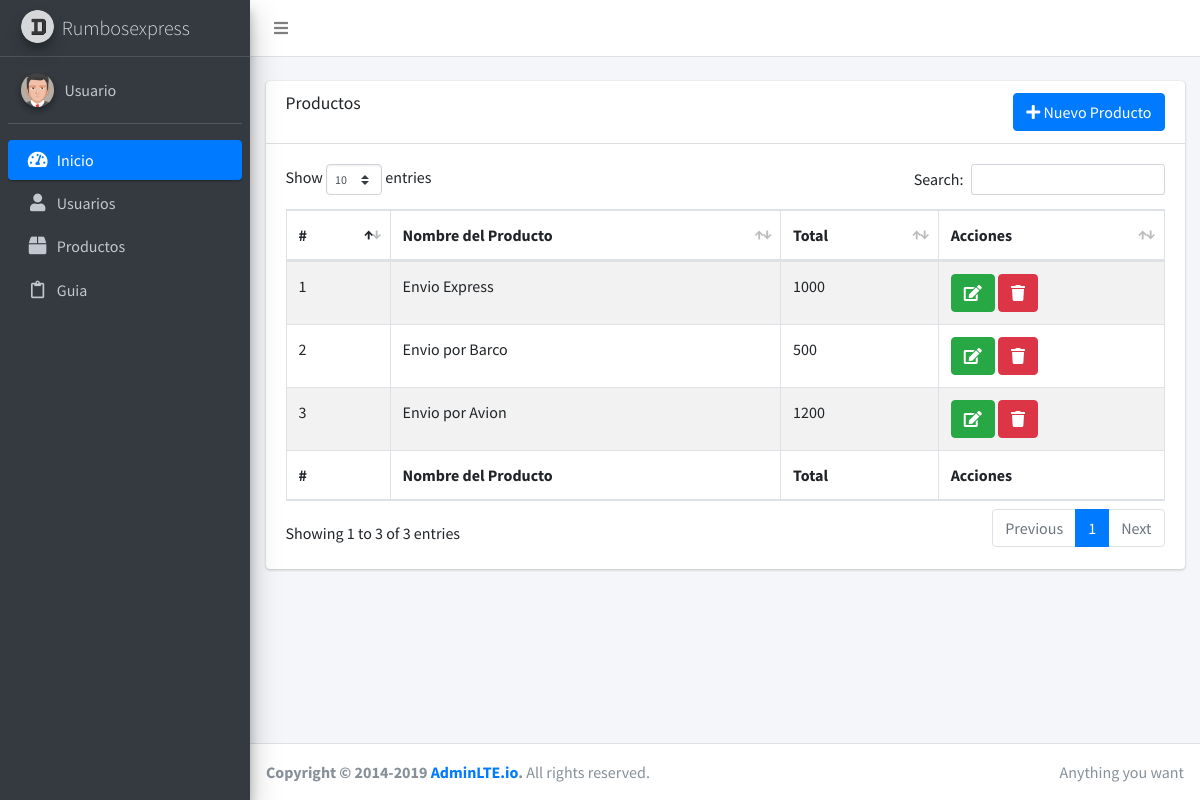
Page /productos/productos.php on the committed database.
### tables this page shows
CREATE TABLE `productos` (
  `id_productos` int(11) NOT NULL,
  `nombre_producto` varchar(50) DEFAULT NULL,
  `total_producto` varchar(50) DEFAULT NULL
);

### productos/productos.php (the view, shortened to what this page needs)
<?php
include_once '../include/Header.php';
$conexion=conexion();
$sql = "SELECT id_productos, nombre_producto, total_producto
        FROM productos";
$result =mysqli_query($conexion, $sql);
$i = 1;
?>
  <div class="content-wrapper">
<br>
    <section class="content">
      <div class="container-fluid">
        <div class="card card-default">
          <div class="card-header">
            <h3 class="card-title">Productos</h3>
            <button type="button" class="btn btn-primary" onClick="location.href='nuevo_producto.php'" style="float: right;"><i class="fa fa-plus"></i> Nuevo Producto</button>
          </div>
           <div class="card-body">
              <table id="example1" class="table table-bordered table-striped">
                <thead>
                <tr>
                  <th>#</th>
                  <th>Nombre del Producto</th>
                  <th>Total</th>
                  <th>Acciones </th>
                </tr>
                </thead>
                <tbody>
                  <?php
                  while ($ver=mysqli_fetch_row($result)) { ?>
                <tr>
                  <td><?php echo $i++; ?></td>
                  <td><?php echo $ver[1]; ?></td>
                  <td><?php echo $ver[2]; ?></td>
                  <td>
                    <a href="modificar_producto.php?id_productos=<?php echo $ver[0]; ?>" data-toggle="tooltip" data-placement="top" title="Editar">
                      <button type="button" class="btn btn-success">
                        <i class="fa fa-edit"></i>
                      </button>
                    </a>
                    <a onclick="confirmar(<?php echo $ver[0] ?>);" data-toggle="tooltip" data-placement="top" title="Eliminar">
                      <button type="button" class="btn btn-danger">
                        <i class="fa fa-trash"></i>
                      </button>
                    </a>
                    <?php } ?>
                  </td>
                </tr>
                </tbody>
                <tfoot>
                <tr>
                  <th>#</th>
                  <th>Nombre del Producto</th>
                  <th>Total</th>
                  <th>Acciones </th>
                </tr>
                </tfoot>
              </table>
            </div>
        </div>
      </div>
    </section>
  </div>
<?php include_once '../include/Footer.php' ?>

### rows in the picture
productos: nombre_producto "Envio Express", total_producto "1000"
productos: nombre_producto "Envio por Barco", total_producto "500"
productos: nombre_producto "Envio por Avion", total_producto "1200"
